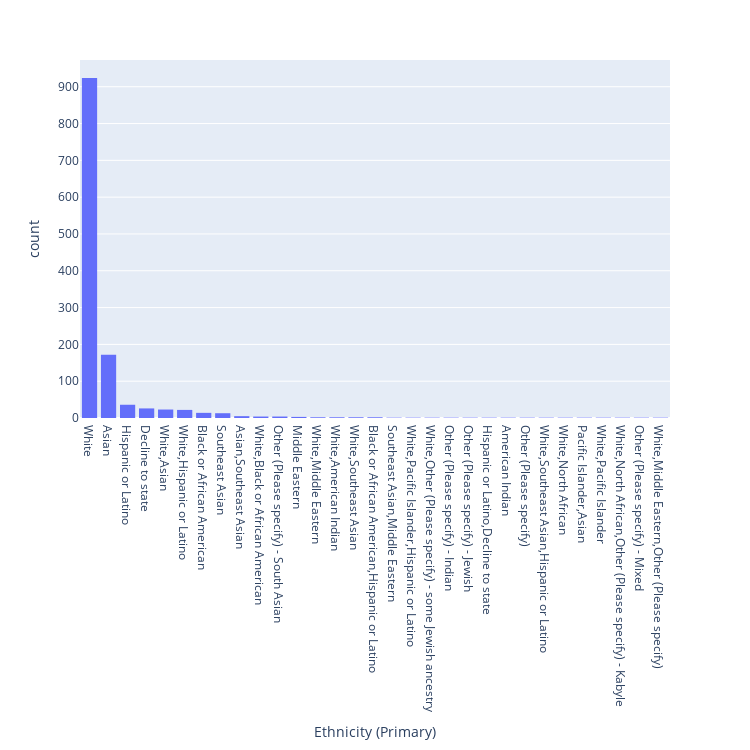

The code cell stored with this chart in its notebook:
### Code cell
px.histogram(categorical.ethnicity1.values, height=750, width = 750, labels={'value': "Ethnicity (Primary)", 'count': ""}).update_layout(showlegend=False).update_xaxes(categoryorder="total descending")

### Figure 1 — Plotly figure (JSON) as saved in the notebook; plotly's stock layout.template omitted (floating-point values rounded to 4 significant figures; data arrays with more than 128 entries replaced by an {"elided": "..."} marker saying what was removed)
{"data": [{"alignmentgroup": "True", "bingroup": "x", "hovertemplate": "variable=0<br>Ethnicity (Primary)=%{x}<br>count=%{y}<extra></extra>", "legendgroup": "0", "marker": {"color": "#636efa", "pattern": {"shape": ""}}, "name": "0", "offsetgroup": "0", "orientation": "v", "showlegend": true, "type": "histogram", "x": {"elided": "1298 str values"}, "xaxis": "x", "yaxis": "y"}], "layout": {"barmode": "relative", "height": 750, "legend": {"title": {"text": "variable"}, "tracegroupgap": 0}, "margin": {"t": 60}, "showlegend": false, "width": 750, "xaxis": {"anchor": "y", "categoryorder": "total descending", "domain": [0, 1], "title": {"text": "Ethnicity (Primary)"}}, "yaxis": {"anchor": "x", "domain": [0, 1], "title": {"text": "count"}}}}
